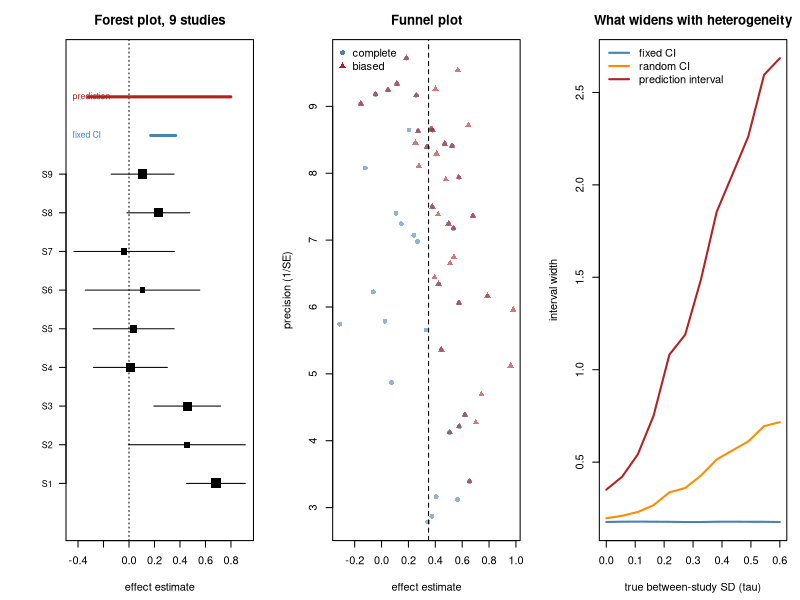

Write R code to recreate this figure.
#' ---
#' title: "Module 38 - Meta-analysis and evidence synthesis"
#' output: html_document
#' ---
#'
#' **Curriculum link:** `stats.md` -> Topic 38, equations (38.1)-(38.7)
#' **Assumes:** Modules 05, 14.
#'
#' ## What you will learn
#'
#' 1. Inverse-variance pooling (38.1), and when a single pooled number is the
#'    wrong summary.
#' 2. **Heterogeneity**: $Q$ (38.2), $I^2$ (38.3), $\tau^2$ (38.4), and why
#'    $I^2$ is a proportion rather than an amount.
#' 3. Random effects (38.5) change the **estimand**, they do not fix anything.
#' 4. The **prediction interval** (38.6) is the honest summary under
#'    heterogeneity.
#' 5. Publication bias, and why random effects make it worse.
#' 6. Why combining p-values (38.7) is not meta-analysis.

#+ setup, message = FALSE
MODULE_NAME <- "38_meta_analysis"
OUT <- file.path(Sys.getenv("STATS_OUT", unset = "results"), MODULE_NAME)
dir.create(OUT, recursive = TRUE, showWarnings = FALSE)
header <- function(txt) cat("\n", strrep("=", 72), "\n", txt, "\n",
                            strrep("=", 72), "\n", sep = "")
set.seed(27)

#' $$\hat\theta_{FE}=\frac{\sum w_i\hat\theta_i}{\sum w_i},\quad
#'   w_i=1/\hat\sigma_i^2 \qquad (38.1)$$
fixed_effect <- function(est, se) {
  w <- 1 / se^2
  c(theta = sum(w * est) / sum(w), se = sqrt(1 / sum(w)))
}

#' $Q$ (38.2), $I^2$ (38.3), $\tau^2$ by DerSimonian-Laird (38.4).
heterogeneity <- function(est, se) {
  w <- 1 / se^2
  theta_fe <- sum(w * est) / sum(w)
  Q <- sum(w * (est - theta_fe)^2)
  k <- length(est)
  I2 <- if (Q > 0) max(0, (Q - (k - 1)) / Q) else 0
  denom <- sum(w) - sum(w^2) / sum(w)
  tau2 <- if (denom > 0) max(0, (Q - (k - 1)) / denom) else 0
  c(Q = Q, p = pchisq(Q, k - 1, lower.tail = FALSE), I2 = I2, tau2 = tau2)
}

#' Eq. (38.5), plus the prediction interval (38.6).
random_effects <- function(est, se) {
  tau2 <- heterogeneity(est, se)[["tau2"]]
  w <- 1 / (se^2 + tau2)
  theta <- sum(w * est) / sum(w)
  se_theta <- sqrt(1 / sum(w))
  k <- length(est)
  half <- qt(0.975, max(k - 2, 1)) * sqrt(tau2 + se_theta^2)
  c(theta = theta, se = se_theta, tau2 = tau2,
    lo = theta - half, hi = theta + half)
}

#' ## 1. Five studies, one question

#+ pooling
header("1. Inverse-variance pooling (38.1)")
TRUE_EFF <- 0.35
n_i <- c(40, 80, 150, 60, 900)
se <- 2 / sqrt(n_i)
est <- rnorm(5, TRUE_EFF, se)
cat(sprintf("  true effect = %.2f\n\n", TRUE_EFF))
cat(sprintf("  %-9s%7s%11s%8s%11s\n", "study", "n", "estimate", "SE",
            "weight %"))
w <- 1 / se^2
for (i in 1:5)
  cat(sprintf("  %-9s%7d%11.3f%8.3f%11.1f\n", paste0("S", i), n_i[i], est[i],
              se[i], 100 * w[i] / sum(w)))
fe <- fixed_effect(est, se)
cat(sprintf("\n  fixed-effect pooled = %.3f (95%% CI %.3f to %.3f)\n",
            fe[1], fe[1] - 1.96 * fe[2], fe[1] + 1.96 * fe[2]))
cat(sprintf("  simple unweighted mean = %.3f\n", mean(est)))
cat("\n  Inverse-variance weighting is not a convention, it is the
  minimum-variance combination. Note the weight column: the largest study
  carries most of the answer, which is correct when every study estimates the
  same thing.

  That last clause is the entire question of this module.\n")

#' ## 2. When the studies disagree, eq. (38.2)-(38.4)

#+ heterogeneity
header("2. Detecting heterogeneity (38.2)-(38.4)")
make_studies <- function(k = 8, tau = 0, base_n = 120, seed = 0) {
  set.seed(seed)
  n <- sample(seq(base_n %/% 3, base_n * 3), k, replace = TRUE)
  s <- 2 / sqrt(n)
  theta_i <- rnorm(k, TRUE_EFF, tau)         # study-specific true effects
  list(est = rnorm(k, theta_i, s), se = s)
}
cat("  averaged over 400 replicate meta-analyses of k = 10 studies each\n\n")
cat(sprintf("  %-10s%9s%10s%10s%15s%16s%11s\n", "true tau", "mean Q",
            "Q p<0.05", "mean I2", "mean tau2-hat", "SD of tau2-hat",
            "true tau2"))
for (tau in c(0.0, 0.10, 0.25, 0.50)) {
  acc <- t(sapply(1:400, function(i) {
    s2 <- make_studies(k = 10, tau = tau, seed = 3300 + i)
    heterogeneity(s2$est, s2$se) }))
  cat(sprintf("  %-10.2f%9.2f%10.2f%10.2f%15.4f%16.4f%11.4f\n", tau,
              mean(acc[, 1]), mean(acc[, 2] < 0.05), mean(acc[, 3]),
              mean(acc[, 4]), sd(acc[, 4]), tau^2))
}
cat("\n  On average tau2-hat lands close to the truth, so DerSimonian-Laird is
  roughly unbiased here. Now read the SD column: at k = 10 the spread of
  tau2-hat is about as large as tau2 itself. A SINGLE meta-analysis can easily
  report tau2-hat = 0 when tau2 is genuinely 0.01, or double the true value.

  So treat a reported tau2 as a rough indication, not a measurement, and never
  conclude \"no heterogeneity\" from one small tau2-hat.

  Two further cautions. Q has low power with few studies, so p > 0.05 for Q is not
  evidence of homogeneity when k is small. And I2 is a PROPORTION of total
  variability, not an amount: large studies have small within-study variance,
  so the same absolute heterogeneity produces a much larger I2. An I2 of 90%
  among huge studies can be practically irrelevant, and an I2 of 20% among
  tiny ones can hide a lot.\n")

#' ## 3. Random effects change the question

#+ random-effects
header("3. Fixed and random effects answer different questions")
st_ <- make_studies(k = 10, tau = 0.30, seed = 5)
e_ <- st_$est; s_ <- st_$se
fe <- fixed_effect(e_, s_); re <- random_effects(e_, s_)
I2 <- heterogeneity(e_, s_)[["I2"]]
cat(sprintf("  10 studies, real between-study SD = 0.30, I2 = %.2f\n\n", I2))
cat(sprintf("  %-26s%10s%22s%9s\n", "model", "estimate", "95% CI", "width"))
cat(sprintf("  %-26s%10.3f%22s%9.3f\n", "fixed effect (38.1)", fe[1],
            sprintf("(%.2f, %.2f)", fe[1] - 1.96 * fe[2], fe[1] + 1.96 * fe[2]),
            3.92 * fe[2]))
cat(sprintf("  %-26s%10.3f%22s%9.3f\n", "random effects (38.5)", re[["theta"]],
            sprintf("(%.2f, %.2f)", re[["theta"]] - 1.96 * re[["se"]],
                    re[["theta"]] + 1.96 * re[["se"]]), 3.92 * re[["se"]]))
cat(sprintf("  %-26s%10s%22s%9.3f\n", "prediction interval (38.6)", "",
            sprintf("(%.2f, %.2f)", re[["lo"]], re[["hi"]]),
            re[["hi"]] - re[["lo"]]))
cat("\n  The fixed-effect interval is the narrowest and the most misleading: it
  answers \"where is THE effect\" in a world where there is no single effect.

  The random-effects interval covers the MEAN of the distribution of effects.
  It is wider, but it is still an interval for an average.

  The prediction interval covers where the NEXT study would land, and it is
  much wider than both. If someone asks \"what should I expect if I run this
  experiment\", that is the interval that answers them. Reporting only the
  random-effects mean under heterogeneity hides most of the uncertainty that
  matters for a decision.\n")

#' ## 4. Random effects up-weight small studies

#+ weights
header("4. Why random effects are dangerous under publication bias")
w_fe <- 1 / s_^2
t2 <- heterogeneity(e_, s_)[["tau2"]]
w_re <- 1 / (s_^2 + t2)
ord <- order(s_, decreasing = TRUE)        # smallest studies first
cat(sprintf("  %-12s%24s%26s\n", "study SE", "fixed-effect weight %",
            "random-effects weight %"))
for (i in ord[1:5])
  cat(sprintf("  %-12.3f%24.1f%26.1f\n", s_[i], 100 * w_fe[i] / sum(w_fe),
              100 * w_re[i] / sum(w_re)))
cat("\n  Adding tau2 to every denominator compresses the weights toward
  equality, so small studies gain influence. That is correct if small studies
  are simply noisier draws from the same distribution.

  It is harmful if small studies are systematically different, which is
  exactly what publication bias produces: a small study is publishable only if
  it found a large effect. Random effects then give extra weight to precisely
  the studies most likely to be biased.\n")

#+ pubbias
header("4b. Publication bias, measured")
biased_meta <- function(k = 20, tau = 0.2, publish_bias = TRUE, seed = 0) {
  set.seed(seed)
  e_all <- s_all <- numeric(0); tries <- 0
  while (length(e_all) < k && tries < 5000) {
    tries <- tries + 1
    n <- sample(25:400, 1)
    s <- 2 / sqrt(n)
    v <- rnorm(1, rnorm(1, TRUE_EFF, tau), s)
    # Small studies only get published if they reach significance.
    if (publish_bias && n < 300 && abs(v / s) < 1.96) next
    e_all <- c(e_all, v); s_all <- c(s_all, s)
  }
  list(est = e_all, se = s_all)
}
#' Egger's test: regress the standard normal deviate on precision and test the
#' INTERCEPT. The slope estimates the effect; the intercept is what measures
#' funnel asymmetry. Testing the slope instead would just detect a non-zero
#' effect, which is not what we are asking.
egger_p <- function(est, se)
  summary(lm(I(est / se) ~ I(1 / se)))$coefficients[1, 4]
cat(sprintf("  true effect = %.2f\n\n", TRUE_EFF))
cat(sprintf("  %-34s%9s%9s%10s\n", "literature", "fixed", "random",
            "Egger p"))
for (z in list(list("complete (no bias)", FALSE),
               list("only significant small studies", TRUE))) {
  fes <- res <- egg <- numeric(150)
  for (i in 1:150) {
    b <- biased_meta(publish_bias = z[[2]], seed = 800 + i)
    fes[i] <- fixed_effect(b$est, b$se)[1]
    res[i] <- random_effects(b$est, b$se)[["theta"]]
    egg[i] <- egger_p(b$est, b$se)
  }
  cat(sprintf("  %-34s%9.3f%9.3f%9.1f%%\n", z[[1]], mean(fes), mean(res),
              100 * mean(egg < 0.05)))
}
cat("\n  Under publication bias both estimators are inflated, and the
  random-effects estimate is inflated MORE, because it leans on the small
  studies that were filtered. The Egger column reports how often the asymmetry
  test catches it.

  Always look at a funnel plot and test asymmetry before quoting a pooled
  effect, and be aware the test has poor power with few studies.\n")

#' ## 5. Combining p-values is not meta-analysis, eq. (38.7)
#'
#' $$X^2=-2\sum_i\log p_i\sim\chi^2_{2k}\ \text{under the global null}
#'   \qquad (38.7)$$

#+ fisher
header("5. Fisher's method answers a different question (38.7)")
fisher_p <- function(p)
  pchisq(-2 * sum(log(pmax(p, 1e-300))), 2 * length(p), lower.tail = FALSE)
scen <- list("5 studies, all weakly positive" = c(0.04, 0.08, 0.06, 0.09, 0.05),
             "4 null studies, 1 very strong" = c(0.8, 0.6, 0.45, 0.9, 1e-6),
             "3 positive, 2 equally negative" = c(0.01, 0.02, 0.03, 0.01, 0.02))
cat(sprintf("  %-34s%18s\n", "scenario", "Fisher p (38.7)"))
for (nm in names(scen))
  cat(sprintf("  %-34s%18.2e\n", nm, fisher_p(scen[[nm]])))
cat("\n  Every scenario is 'significant', including the one where a single
  study carries everything and the one where the studies could be pointing in
  opposite directions. Fisher's method tests the GLOBAL NULL that no study has
  any effect. Rejecting it tells you something happened somewhere.

  It gives no effect size, no direction and no interval, so it cannot answer
  \"how big is it\" or \"should I expect this to work\". Use it for screening
  (does this gene do anything in any of these datasets), never as a summary of
  evidence for an effect.\n")

#' ## 6. Figure

#+ figure, fig.width = 13, fig.height = 4.5
png(file.path(OUT, "meta_analysis.png"), width = 1300, height = 450)
par(mfrow = c(1, 3), mar = c(4.5, 5, 3, 1))
stf <- make_studies(k = 9, tau = 0.25, seed = 11)
e_f <- stf$est; s_f <- stf$se
fe_f <- fixed_effect(e_f, s_f); re_f <- random_effects(e_f, s_f)
yp <- seq_along(e_f)
plot(e_f, yp, xlim = range(c(e_f - 2 * s_f, e_f + 2 * s_f, re_f[["lo"]],
                             re_f[["hi"]])),
     ylim = c(0, length(e_f) + 3), pch = 15,
     cex = 0.3 + 2 / (s_f * 10), yaxt = "n", ylab = "",
     xlab = "effect estimate", main = "Forest plot, 9 studies")
segments(e_f - 1.96 * s_f, yp, e_f + 1.96 * s_f, yp)
axis(2, yp, paste0("S", yp), las = 1, cex.axis = 0.8)
abline(v = 0, lty = 3)
segments(fe_f[1] - 1.96 * fe_f[2], length(e_f) + 1,
         fe_f[1] + 1.96 * fe_f[2], length(e_f) + 1, lwd = 3, col = "steelblue")
segments(re_f[["lo"]], length(e_f) + 2, re_f[["hi"]], length(e_f) + 2,
         lwd = 3, col = "firebrick")
text(par("usr")[1], c(length(e_f) + 1, length(e_f) + 2),
     c("fixed CI", "prediction"), pos = 4, cex = 0.8,
     col = c("steelblue", "firebrick"))
bc <- biased_meta(k = 40, publish_bias = FALSE, seed = 3)
bb <- biased_meta(k = 40, publish_bias = TRUE, seed = 3)
plot(bc$est, 1 / bc$se, pch = 16, col = adjustcolor("steelblue", 0.6),
     xlim = range(c(bc$est, bb$est)), xlab = "effect estimate",
     ylab = "precision (1/SE)", main = "Funnel plot")
points(bb$est, 1 / bb$se, pch = 17, col = adjustcolor("firebrick", 0.6))
abline(v = TRUE_EFF, lty = 2)
legend("topleft", c("complete", "biased"), pch = c(16, 17), bty = "n",
       col = c("steelblue", "firebrick"))
taus <- seq(0, 0.6, length.out = 12)
wid <- t(sapply(taus, function(tt) {
  ws <- replicate(60, {
    s2 <- make_studies(k = 10, tau = tt, seed = sample(1e6, 1))
    f2 <- fixed_effect(s2$est, s2$se); r2 <- random_effects(s2$est, s2$se)
    c(3.92 * f2[2], 3.92 * r2[["se"]], r2[["hi"]] - r2[["lo"]]) })
  rowMeans(ws) }))
matplot(taus, wid, type = "l", lty = 1, lwd = 2,
        col = c("steelblue", "darkorange", "firebrick"),
        xlab = "true between-study SD (tau)", ylab = "interval width",
        main = "What widens with heterogeneity")
legend("topleft", c("fixed CI", "random CI", "prediction interval"),
       lwd = 2, bty = "n", col = c("steelblue", "darkorange", "firebrick"))
invisible(dev.off())
cat("\nFigure written to", file.path(OUT, "meta_analysis.png"), "\n")

#' # PROBLEMS
#'
#' ### Problem 1: Does the pooled interval cover the truth?
#'
#' Measure the coverage of the fixed-effect interval, the random-effects
#' interval and the prediction interval as heterogeneity grows.

## ---- YOUR CODE HERE ----------------------------------------------------

## ---- SOLUTION (uncomment to check) -------------------------------------
# cat("  coverage of the MEAN effect, and of a FUTURE study\n\n")
# cat(sprintf("  %-8s%11s%12s%13s%23s\n", "tau", "fixed CI", "random CI",
#             "prediction", "PI covers next study"))
# for (tau in c(0.0, 0.15, 0.30, 0.50)) {
#   cf <- cr <- cp <- cn <- 0; R <- 1500
#   for (i in 1:R) {
#     s2 <- make_studies(k = 10, tau = tau, seed = 4000 + i)
#     f2 <- fixed_effect(s2$est, s2$se); r2 <- random_effects(s2$est, s2$se)
#     cf <- cf + (abs(f2[1] - TRUE_EFF) < 1.96 * f2[2])
#     cr <- cr + (abs(r2[["theta"]] - TRUE_EFF) < 1.96 * r2[["se"]])
#     cp <- cp + (r2[["lo"]] <= TRUE_EFF && TRUE_EFF <= r2[["hi"]])
#     set.seed(9000 + i)
#     nxt <- if (tau > 0) rnorm(1, TRUE_EFF, tau) else TRUE_EFF
#     cn <- cn + (r2[["lo"]] <= nxt && nxt <= r2[["hi"]])
#   }
#   cat(sprintf("  %-8.2f%10.1f%%%11.1f%%%12.1f%%%22.1f%%\n", tau, 100*cf/R,
#               100*cr/R, 100*cp/R, 100*cn/R))
# }
#
# ## At tau = 0 everything works. As heterogeneity grows the fixed-effect
# ## interval collapses toward zero coverage of the mean, because it treats
# ## between-study variation as if it did not exist. The random-effects
# ## interval holds up much better.
# ##
# ## The last column is the one that matters for a reader. The prediction
# ## interval keeps covering where a NEW study lands, which is the question
# ## anyone planning an experiment is actually asking. A random-effects CI is
# ## not designed to do that and should not be read as if it were.

#' ### Problem 2: How many studies before heterogeneity is detectable?
#'
#' $Q$ is a hypothesis test and shares every weakness of one. Find the power
#' of the heterogeneity test as a function of the number of studies.

## ---- YOUR CODE HERE ----------------------------------------------------

## ---- SOLUTION (uncomment to check) -------------------------------------
# cat("  power of the Q test to detect real heterogeneity\n\n")
# cat(sprintf("  %-12s%12s%12s%12s\n", "k studies", "tau=0", "tau=0.2",
#             "tau=0.4"))
# for (k in c(3, 5, 10, 20, 50)) {
#   row <- sapply(c(0.0, 0.2, 0.4), function(tau)
#     mean(sapply(1:600, function(i) {
#       s2 <- make_studies(k = k, tau = tau, seed = 6000 + i)
#       heterogeneity(s2$est, s2$se)[["p"]] < 0.05 })))
#   cat(sprintf("  %-12d%12.2f%12.2f%12.2f\n", k, row[1], row[2], row[3]))
# }
#
# ## The tau = 0 column is the false positive rate and sits near 0.05
# ## throughout, so the test is calibrated.
# ##
# ## The other columns show the problem: with 3 to 5 studies, which is the size
# ## of most meta-analyses in biology, the test misses real heterogeneity most
# ## of the time. "Q was not significant so we used fixed effects" is therefore
# ## a weak argument, and with few studies it is close to no argument at all.
# ##
# ## The practical response is to decide between fixed and random effects on
# ## grounds of what the studies ARE, different populations, protocols and
# ## platforms, rather than on a test that cannot see the answer.

#' ### Problem 3: Meta-analysis across omics datasets
#'
#' Pool a gene's effect across five RNA-seq studies with different platforms
#' and depths. Compare pooling effect sizes against pooling p-values.

## ---- YOUR CODE HERE ----------------------------------------------------

## ---- SOLUTION (uncomment to check) -------------------------------------
# set.seed(77)
# G <- 3000
# true_lfc <- c(rnorm(200, 0, 0.8), rep(0, G - 200))
# study_se <- c(0.25, 0.30, 0.55, 0.22, 0.60)        # differing quality
# batch_shift <- c(0.0, 0.0, 0.35, 0.0, -0.30)       # two studies are biased
# E <- S <- P <- matrix(0, 5, G)
# for (j in 1:5) {
#   E[j, ] <- rnorm(G, true_lfc + batch_shift[j], study_se[j])
#   S[j, ] <- study_se[j]
#   P[j, ] <- 2 * pnorm(-abs(E[j, ] / study_se[j]))
# }
# is_de <- true_lfc != 0
# fe_p <- re_p <- fi_p <- numeric(G)
# for (g in 1:G) {
#   f2 <- fixed_effect(E[, g], S[, g]); r2 <- random_effects(E[, g], S[, g])
#   fe_p[g] <- 2 * pnorm(-abs(f2[1] / f2[2]))
#   re_p[g] <- 2 * pnorm(-abs(r2[["theta"]] / r2[["se"]]))
#   fi_p[g] <- fisher_p(P[, g])
# }
# cat(sprintf("  %-32s%13s%8s%8s\n", "method", "discoveries", "FDP", "power"))
# for (z in list(list("fixed effect on effect sizes", fe_p),
#                list("random effects on effect sizes", re_p),
#                list("Fisher on p-values (38.7)", fi_p))) {
#   rej <- p.adjust(z[[2]], "BH") < 0.05
#   cat(sprintf("  %-32s%13d%8.3f%8.3f\n", z[[1]], sum(rej),
#               sum(rej & !is_de) / max(sum(rej), 1),
#               sum(rej & is_de) / sum(is_de)))
# }
#
# ## Two of the five studies carry a systematic shift, the kind an uncorrected
# ## batch or platform difference produces. Fixed effects ignore that and
# ## report a high false discovery proportion. Random effects absorb the shift
# ## into tau2 and are far better calibrated, at some cost in power.
# ##
# ## Fisher's method is the worst of the three here, and for a reason worth
# ## understanding: it combines EVIDENCE AGAINST THE NULL regardless of
# ## DIRECTION, so a gene pushed up in two biased studies and down in the
# ## others still accumulates a small combined p-value. Direction is
# ## information, and p-value pooling throws it away.
# ##
# ## For omics meta-analysis, pool effect sizes with random effects, and check
# ## for study-level shifts before pooling at all.

#' ## What to take away
#'
#' 1. Inverse-variance weighting (38.1) is optimal **if** every study
#'    estimates the same thing. That is the assumption, not a detail.
#' 2. Report $\tau^2$ and $I^2$, and remember $I^2$ is a proportion. $Q$ has
#'    little power with few studies, so a non-significant $Q$ proves nothing.
#' 3. Random effects (38.5) change the estimand to the MEAN of a distribution
#'    of effects. They do not repair heterogeneity.
#' 4. Under heterogeneity the **prediction interval** (38.6) is the summary a
#'    reader planning an experiment actually needs.
#' 5. Random effects up-weight small studies, which is harmful under
#'    publication bias. Check funnel asymmetry first.
#' 6. Fisher's method (38.7) tests the global null and discards direction and
#'    magnitude. It is a screen, not a synthesis.
#'
#' **Next:** `39_conformal_prediction.R`
